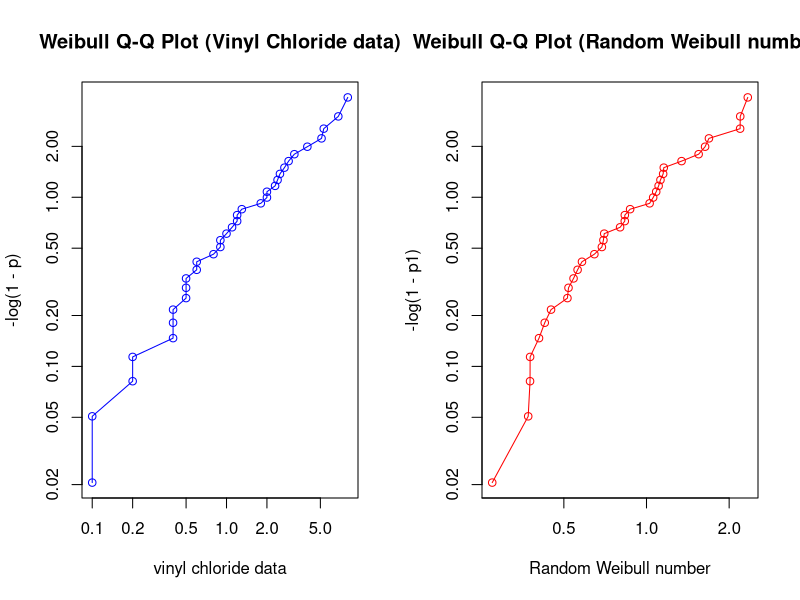
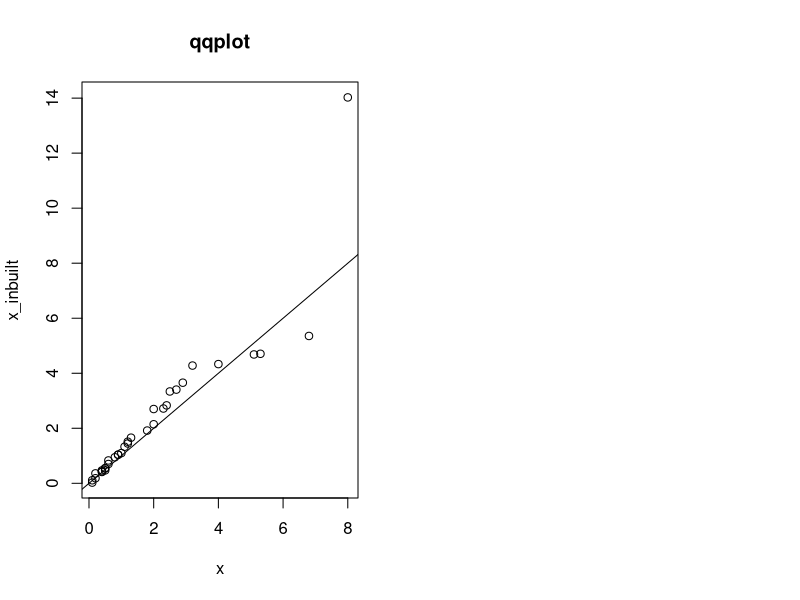

The R script that drew these images, in order:
# FINAL PROJECT



# 1(a).

fit_weibull <- function(x)
{
    xbar <- mean(x)
    varx <- var(x)
    f <- function(b){
    return(gamma(1+2/b)/gamma(1+1/b)^2 - 1 - varx/xbar^2)
			  }
    bhat <- uniroot(f,c(0.02,50))$root
    ahat <- xbar/gamma(1+1/bhat)
    return(c(ahat,bhat))
}

x<- c(5.1, 2.4, 0.4, 0.5, 2.5, 0.1, 6.8, 1.2, 0.5, 0.6, 
5.3, 2.3, 1.8, 1.2, 1.3, 1.1, 0.9, 3.2, 1.0, 0.9, 0.4, 
0.6, 8.0, 0.4, 2.7, 0.2, 2.0, 0.2, 0.5, 0.8, 2.0, 2.9, 0.1, 4.0)
fit_weibull(x)

y <- rweibull(34, 1.84, 0.96)
p = ppoints(sort(x), a=0.3)
p1 = ppoints(sort(y), a=0.3)
par(mfrow=c(1,2))
plot(sort(x), -log(1-p), log="xy", type="o", col="blue",
     xlab="vinyl chloride data", 
     main = "Weibull Q-Q Plot (Vinyl Chloride data)")
plot(sort(y), -log(1-p1), log="xy", type="o", col="red",
     xlab="Random Weibull number", 
     main = "Weibull Q-Q Plot (Random Weibull number)")

# The data fits a Weibull distribution.



# Real_data vs. R function
x_inbuilt <- rweibull (34, 0.9, 1.888)
qqplot (x, x_inbuilt, main="qqplot")
abline(0,1)



# 1(b).
weib.mles <- function(x){
n <- length(x)
y <- log(x)
s1 <- mean(y)
c0 <- 1/(sqrt(var(y))*sqrt(6)/pi)
l <- 1
repeat{
z <- x**c0
s2 <- sum(z)
s3 <- sum(z*y)
s4 <- sum(z*y*y)
fn <- 1/c0+s1-s3/s2
if(abs(fn) <= 1.0e-6 | l > 30){break}
c1 <- c0+fn/(1/c0**2+(s2*s4-s3**2)/s2**2)
c0 <- c1
l <- l+1
}
ch <- c0
bh <- (s2/n)**(1/ch)
return(c(ch,bh))
}



ci.weib.para <- function(nr,x,cl){
al <- (1-cl)/2; ll <- nr*al; lu <- nr-ll
gpqc <- seq(1:nr)
gpqb <- seq(1:nr)
n <- length(x)
ml <- weib.mles(x)
ch0 <- ml[1]; bh0 <- ml[2]
for(i in 1:nr){
x <- rweibull(n,1,1)
ml <- weib.mles(x)
chs <- ml[1]; bhs <- ml[2]
gpqc[i] <- ch0/chs
gpqb[i] <- bh0*(1/bhs)**(chs/ch0)
}
gpqc <- sort(gpqc)
gpqb <- sort(gpqb)
blow <- gpqb[ll]; bupp <- gpqb[lu]
clow <- gpqc[ll]; cupp <- gpqc[lu]
return(c(clow,cupp,blow,bupp))
}


CIvalues <- function(nr, x, cl){
ci.weib <- ci.weib.para(nr, x, 0.95)
clow<- ci.weib[1]
cupp<- ci.weib[2]
blow<- ci.weib[3]
bupp<- ci.weib[4]
lower<- blow*gamma(1+1/clow)
upper<- bupp*gamma(1+1/cupp)
cat(" Lower =", lower, "\n", "Upper =", upper,"\n")
}


x<- c(5.1, 2.4, .4, .5, 2.5, .1, 6.8, 1.2, .5, .6, 5.3, 2.3, 1.8, 1.2, 1.3, 1.1, .9, 3.2, 1.0, .9,.4, 
.6, 8.0, .4, 2.7, .2, 2.0, .2, .5, .8,2.0, 2.9, .1, 4.0)
CIvalues(100000, x, 0.95)


# 1 (c).

st.weib <- function(nr, x, t, cl){
n <- length(x)
sl <- seq(1:nr)
alpha <- 1-cl
ll <- nr*alpha; lu <- nr-ll
ml <- weib.mles(x)
c0h <- ml[1]; b0h <- ml[2]
s0t <- exp(-(t/b0h)**c0h)
for(i in 1:nr){
x <- rweibull(n,1,1)
ml <- weib.mles(x)
chs <- ml[1]; bhs <- ml[2]
sl[i] <- log(-log(s0t))/chs+log(bhs)
}
sl <- sort(sl)
low <- exp(-exp(sl[lu]))
cat("The lower CL for S(t) \n")
return(low)
}

x<- c(5.1, 2.4, 0.4, 0.5, 2.5, 0.1, 6.8, 1.2, 0.5, 0.6, 5.3, 2.3, 1.8, 1.2, 1.3, 1.1, 0.9, 3.2, 1.0, 0.9, 0.4, 
0.6, 8.0, 0.4, 2.7, 0.2, 2.0, 0.2, 0.5, 0.8, 2.0, 2.9, 0.1, 4.0)

t <- sort(x)
st.weib(100000, t, 2, 0.95)

# At least 24% of data of Vinyl Chloride concentration is above 2.
